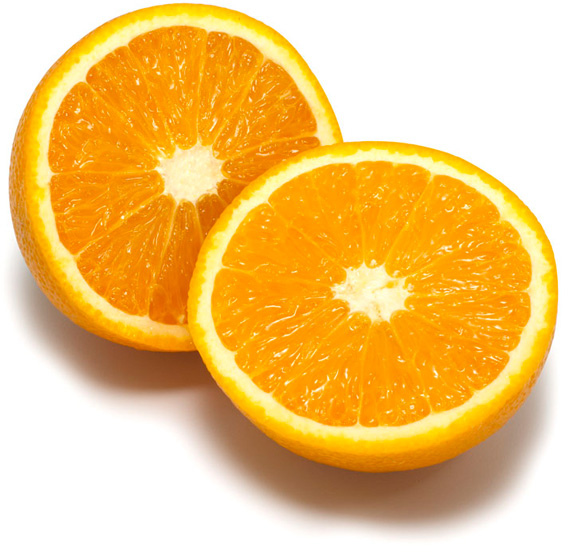
%> input picture bildat_lab3/orange.jpg, 572 x 551 px
$ octave kmeans_example.m   (GNU Octave 9; MATLAB toolbox functions it lacks are replaced by stand-ins)
%> lines starting %> are read from the running program, lines starting %| are printed output that depends on the picture; in (x1, y1, x2, y2) boxes, pixels count from 0 and x2, y2 are one past the last pixel; in counts of white or black regions, pixels touching at a corner belong together; the program's own positions count from 1
### bildat_lab3/mean_segments.m
function Inew = mean_segments(I, segm)

N = max(max(segm));
[h, w, c] = size(I);
Ic = single(reshape(I, [h*w, c]));
sc = reshape(segm, [h*w, 1]);
cols = zeros(N, c);
nums = zeros(N, 1);
for i=1:h*w
    s = sc(i);
    cols(s,:) = cols(s,:) + Ic(i,:);
    nums(s) = nums(s) + 1;
end
cols = bsxfun(@rdivide, cols, nums);
Inew = uint8(reshape(cols(sc,:), [h,w,c]));

### bildat_lab3/overlay_bounds.m
function imout = overlap_bounds(im, segm)
[h,w] = size(segm);
imcut = segm(2:h-1,2:w-1);
diff = [ ones(1,w) ; ones(h-2,1), ((imcut==segm(3:h,2:w-1)) & (imcut==segm(2:h-1,3:w)) & (imcut==segm(1:h-2,2:w-1)) & (imcut==segm(2:h-1,1:w-2))), ones(h-2,1); ones(1,w) ];
mask = repmat(uint8(diff), [1,1,3]);
imout = (im .* mask);
imout(:,:,1) = imout(:,:,1) + (1 - mask(:,:,1))*255;

### bildat_lab3/kmeans_example.m
K = 8;               % number of clusters used
L = 10;              % number of iterations
seed = 14;           % seed used for random initialization
scale_factor = 1.0;  % image downscale factor
image_sigma = 1.0;   % image preblurring scale

I = imread('orange.jpg');
%> I is the input picture: size 551x572x3 uint8; mean R, G, B 242.2, 197.1, 118.9
I = imresize(I, scale_factor);
Iback = I;
d = 2*ceil(image_sigma*2) + 1;
h = fspecial('gaussian', [d d], image_sigma);
I = imfilter(I, h);
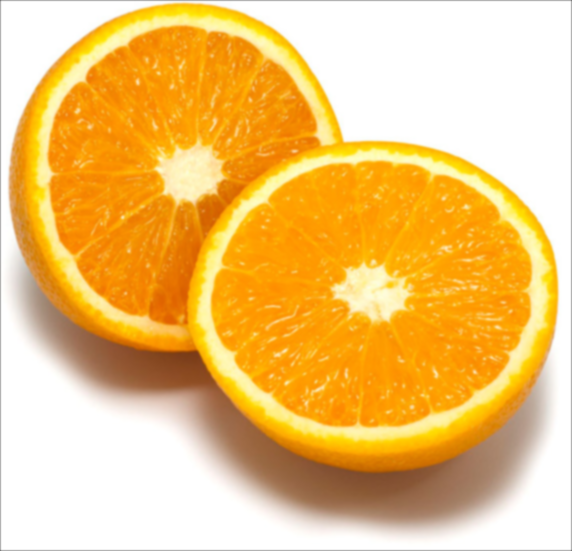
%> I: size 551x572x3 uint8; mean R, G, B 241.6, 196.4, 118.3

tic
[ segm, centers ] = kmeans_segm(I, K, L, seed);
%> the loop in kmeans_segm, `for k = 2:K` made 7 passes
%> I on passes 1 to 7: 187194, 288044, 95675, 92784, 222890, 201547, 100158
%> after the loop in kmeans_segm, `for k = 2:K`: centers = [241 241 241; 252 149 2; 178 152 136; 182 88 3; 242 145 2; 254 212 73; 254 241 158; 240 226 219]
%> after the loop in kmeans_segm, `for l = 1:L`: centers = [254.2 253.8 253.2; 252.5 167.7 6.3; 184.1 158.8 141.1; 150.6 99.59 64.84; 238.4 137 5.05; 250.8 201.3 68.13; 253.7 238.2 159.6; 225 210.4 200.2]
%> in kmeans_segm, `segmentation = reshape(segmentation, [width, height]);`:
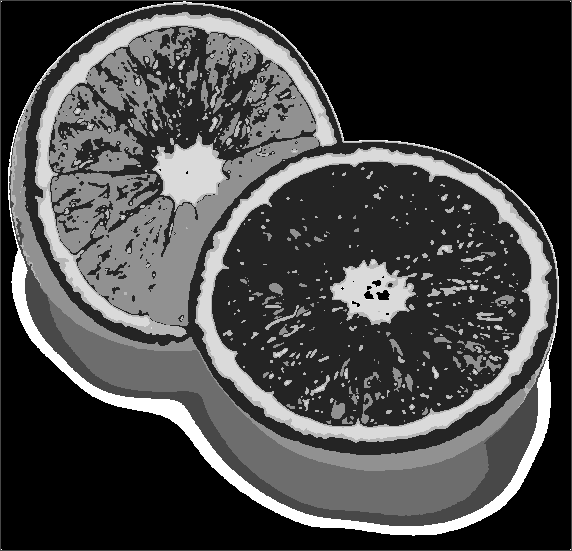
%> segmentation: size 551x572 uint8; min 1, max 8, mean 2.95; drawn with min black and max white
toc

Inew = mean_segments(Iback, segm);
%> in mean_segments, `N = max(max(segm));`: N = 8
%> after the loop in mean_segments, `for i=1:h*w`: cols = [26994096 26958712 26912560; 22588362 14958170 405808; 2513599 2190174 1964970; 2856852 1888834 1233715; 9522708 5428273 161867; 3864545 3138026 1095105; 5949636 5620081 3859951; 2093433 1962037 1875804]; nums = [105925; 89384; 12739; 19011; 39966; 15407; 23445; 9295]
%> in mean_segments, `cols = bsxfun(@rdivide, cols, nums);`: cols = [254.8 254.5 254.1; 252.7 167.3 4.54; 197.3 171.9 154.2; 150.3 99.35 64.89; 238.3 135.8 4.05; 250.8 203.7 71.08; 253.8 239.7 164.6; 225.2 211.1 201.8]
%> in mean_segments, `Inew = uint8(reshape(cols(sc,:), [h,w,c]));`:
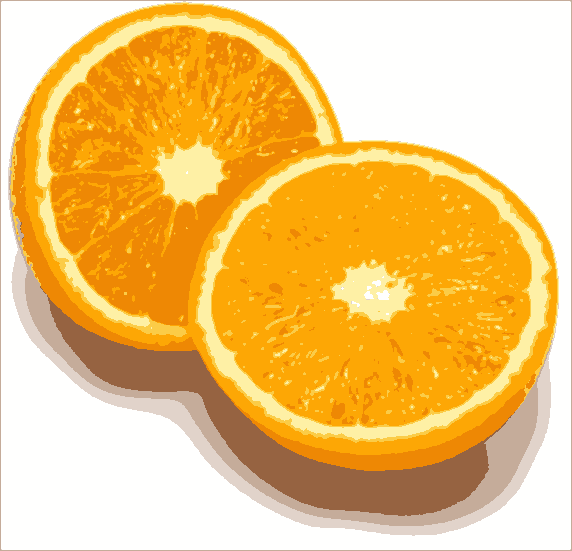
%> Inew: size 551x572x3 uint8; mean R, G, B 242.4, 197.3, 119.1
I = overlay_bounds(Iback, segm);
%> in overlap_bounds, `imcut = segm(2:h-1,2:w-1);`:
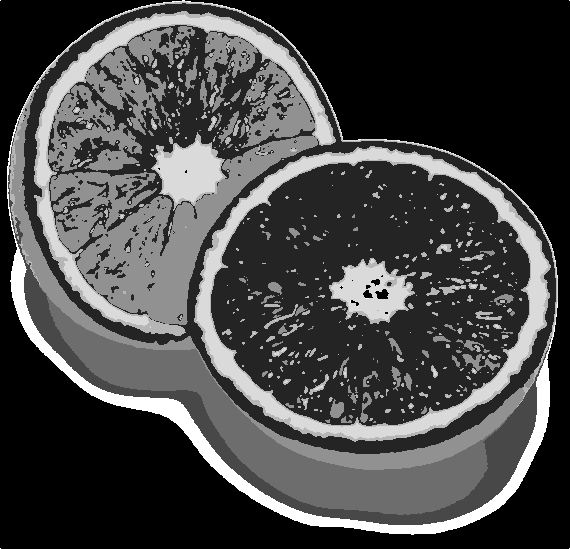
%> imcut: size 549x570 uint8; min 1, max 8, mean 2.95; drawn with min black and max white
%> in overlap_bounds, `diff = [ ones(1,w) ; ones(h-2,1), ((imcut==segm(3:h,2:w-1)) & (imcut==..`:
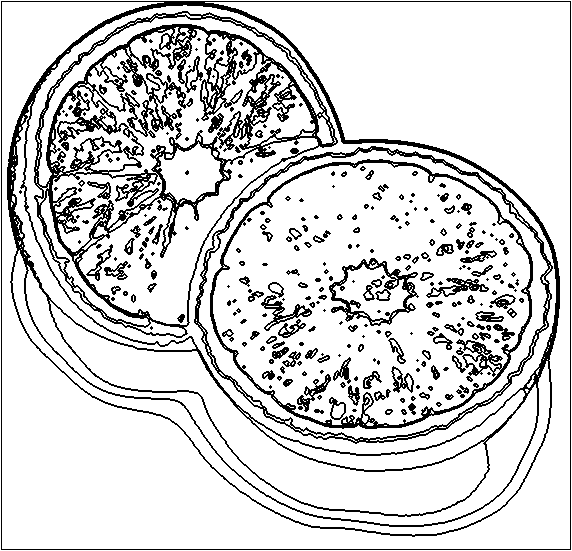
%> diff: size 551x572 double; values 0 (black) and 1 (white), 83.7% white; black in thin lines or dots
%> in overlap_bounds, `imout = (im .* mask);`:
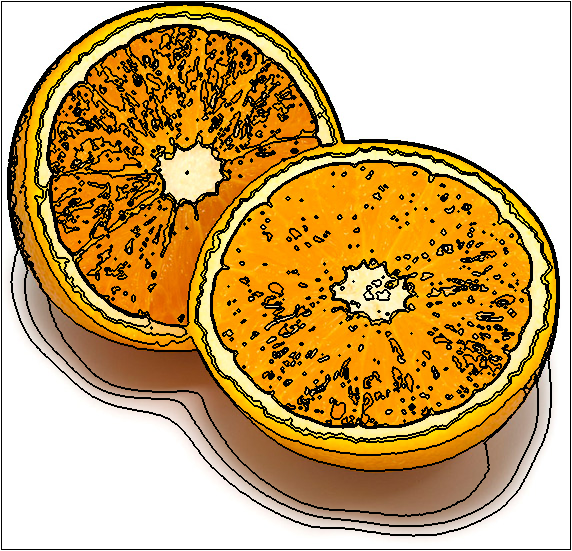
%> imout: size 551x572x3 uint8; mean R, G, B 202.1, 167.1, 108.2
%> in overlap_bounds, `imout(:,:,1) = imout(:,:,1) + (1 - mask(:,:,1))*255;`:
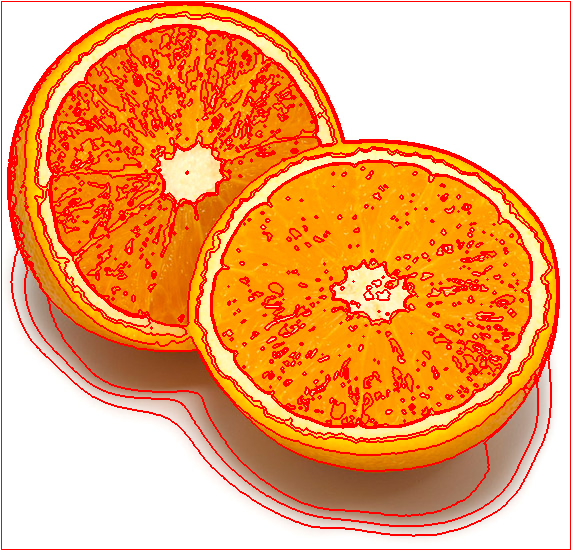
%> imout: size 551x572x3 uint8; 16.34% of pixels changed, all inside (x1, y1, x2, y2) = (1, 1, 571, 550)
imwrite(Inew,'result/kmeans1.png')
imwrite(I,'result/kmeans2.png')

function [segmentation, centers] = kmeans_segm(image, K, L, seed);
    % get the size of the image
    [width, height, ncolors] = size(image);

    % change the image representaion from 3d -> 2d.
    image2d = reshape(double(image), width*height, 3);

    % add a column to store the cluster that each pixel belongs to
    pixelsBellongingToCenters = zeros(width*height,3,K);

    % feed the random number generator with a seed
    rng(seed);

    % initiate K random selected clusters
    % centers = datasample(image2d(:,:), K)
    centers = zeros(K, 3);
    centers(1, :) = image(randi(width*height));
    for k = 2:K
        if k == 2
            D2 = pdist2(centers(1, :), image2d, 'squaredeuclidean');
        else
            D2 = min(pdist2(centers(1:k-1, :), image2d, 'squaredeuclidean'));
        end

        probs = D2 / sum(D2);
        cumprobs = cumsum(probs);
        t = rand();
        [~, I] = max(cumprobs >= t); % yields index of first value larger than t

        centers(k, :) = image2d(I, :);
    end

    % interate L times
    for l = 1:L
        [distances, indexes] = min(pdist2(centers, image2d));
        for Kindex = 1:K
            centers(Kindex, :) = mean(image2d(indexes(:)==Kindex, :));
        end
    end

%     segmentation = uint8(centers(indexes(:), :));
%     segmentation = reshape(segmentation, [width, height, 3]);
   segmentation = uint8(indexes(:));
   segmentation = reshape(segmentation, [width, height]);

%     imshow(segmentation)
end

$ run again, with bildat_lab3/tiger3.jpg copied over bildat_lab3/orange.jpg
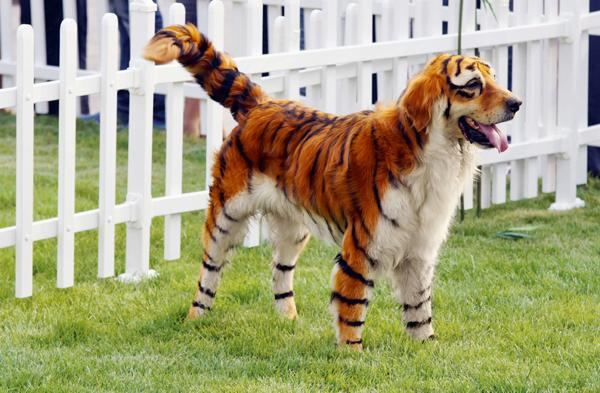
%> input picture bildat_lab3/tiger3.jpg, 600 x 393 px
%> I is the input picture: size 393x600x3 uint8; mean R, G, B 166.4, 163.6, 127.4
%> the loop in kmeans_segm, `for k = 2:K` made 7 passes
%> I on passes 1 to 7: 146183, 220243, 85348, 82920, 159381, 145139, 92230
%> after the loop in kmeans_segm, `for k = 2:K`: centers = [229 229 229; 138 157 72; 188 187 190; 41 20 33; 176 188 107; 190 178 162; 199 134 63; 140 158 59]
%> after the loop in kmeans_segm, `for l = 1:L`: centers = [229.9 229.5 230.2; 141.8 155.4 70.99; 207.3 205 202.3; 46.73 26.17 35.85; 161.5 170.4 98.58; 177.8 170.2 147.2; 130.8 59.27 21.77; 110.4 114.2 74.78]
%> N = 8
%> the loop in mean_segments, `for i=1:h*w` made 235800 passes
%> s on passes 1 to 3: 8, 6, 6
%> after the loop in mean_segments, `for i=1:h*w`: cols = [12040624 12017643 12065193; 6337431 6953030 3132518; 5305858 5247909 5185165; 608287 316372 476443; 6746214 7115521 4133861; 3977125 3809692 3305757; 2127502 957732 343174; 2085693 2165954 1388065]; nums = [52191; 44953; 25229; 14650; 41399; 22000; 16221; 19157]
%> in mean_segments, `cols = bsxfun(@rdivide, cols, nums);`: cols = [230.7 230.3 231.2; 141 154.7 69.68; 210.3 208 205.5; 41.52 21.6 32.52; 163 171.9 99.85; 180.8 173.2 150.3; 131.2 59.04 21.16; 108.9 113.1 72.46]
%> in overlap_bounds, `diff = [ ones(1,w) ; ones(h-2,1), ((imcut==segm(3:h,2:w-1)) & (imcut==..`:
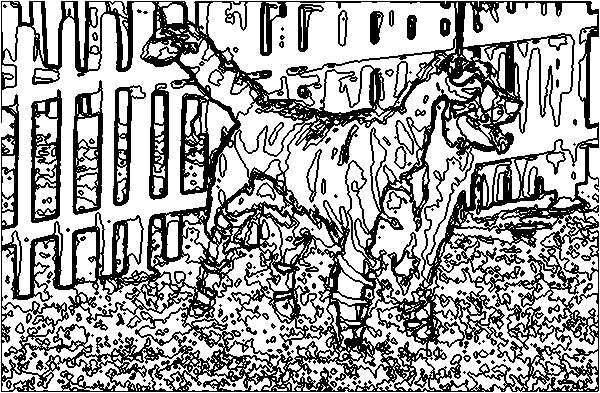
%> diff: size 393x600 double; values 0 (black) and 1 (white), 63.7% white; 178 black regions (98 under 20 px), largest, box (x1, y1, x2, y2) and area: (1, 1, 599, 392) 73080, (31, 89, 62, 223) 1950, (72, 80, 103, 215) 1776
%> in overlap_bounds, `imout(:,:,1) = imout(:,:,1) + (1 - mask(:,:,1))*255;`:
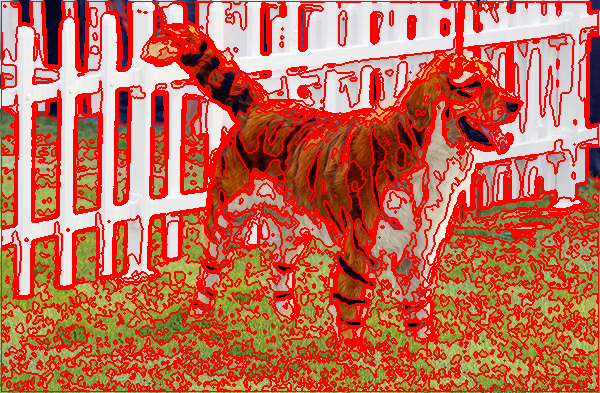
%> imout: size 393x600x3 uint8; mean R, G, B 201.3, 106.5, 84.9
